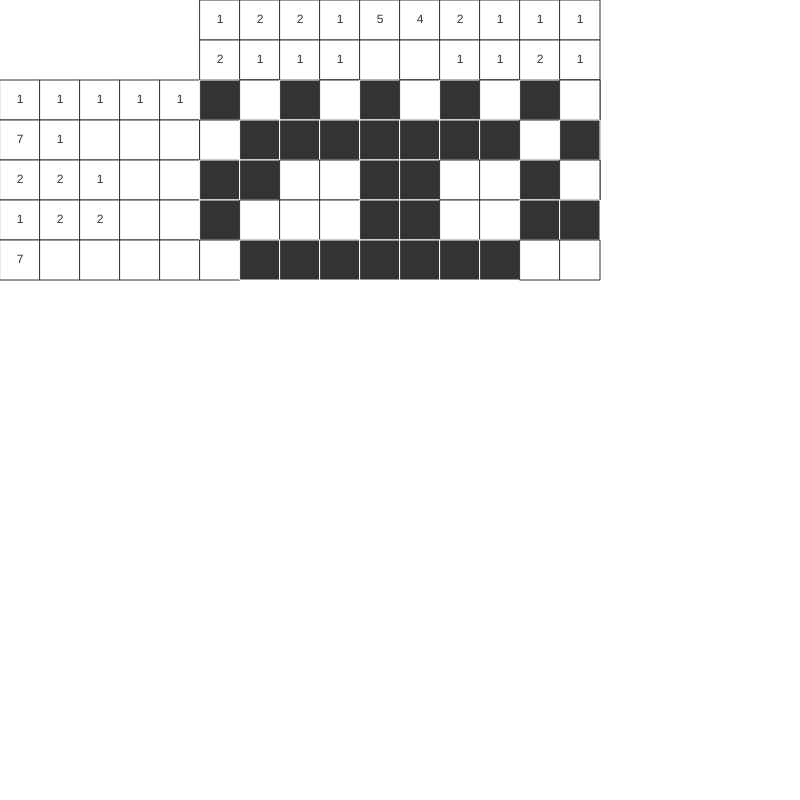
Frame 1 (no input)
Frame 60 (no input): identical to frame 1, image omitted
Frame 120 (the mouse pressed at the canvas centre since frame 60): identical to frame 1, image omitted

The p5.js sketch that drew this single still picture (run headless with seeded random() and noise() and a simulated clock; from frame 60 on, the mouse is pressed at the canvas centre):

// p5.js sketch
// ── sketch.js
let solution = [
  [1, 0, 1, 0, 1, 0, 1, 0, 1, 0],
  [0, 1, 1, 1, 1, 1, 1, 1, 0, 1],
  [1, 1, 0, 0, 1, 1, 0, 0, 1, 0],
  [1, 0, 0, 0, 1, 1, 0, 0, 1, 1],
  [0, 1, 1, 1, 1, 1, 1, 1, 0, 0]
]

let grid;

function setup() {
  createCanvas(800, 800);

  let cellSize = 40;
  grid = new Grid(solution, cellSize);
  grid.setup();
}


function draw() {
  background(255);

  grid.show();
}

function mousePressed() {

}


// ── cell.js
class Cell {
    constructor(x, y, solution, size) {
        this.x = x;
        this.y = y;
        this.size = size;
        this.solution = solution
    }

    show(xOffset, yOffset) {
        if (this.solution === 1) {
            fill(51);
            stroke(255);
        } else {
            fill(255);
            stroke(51);
        }
        strokeWeight(1);
        rect(
            (this.x + xOffset) * this.size, 
            (this.y + yOffset) * this.size, 
            this.size, 
            this.size
            );
    }
}

// ── grid.js
class Grid {

    constructor(solution, cellSize) {
        this.rows = solution.length;
        this.cols = solution[0].length;
        this.horizontal = [];
        this.vertical = [];
        this.cellSize  = cellSize;

        this.storage = [];

        for (let j = 0; j < this.rows; j++) {
            for (let i = 0; i < this.cols; i++) {
                this.storage.push(new Cell(i, j, solution[j][i], cellSize));
            }
        }
    }

    cell(x, y) {
        if (x < 0 || x >= this.cols) return;
        if (y < 0 || y >= this.rows) return;
        return this.storage[x + this.cols * y];
    }

    setup() {
        this.calculateHorizontal();
        this.calculateVertical();
    }

    calculateHorizontal() {
        for (let j = 0; j < this.rows; j++) {

            let row = [];
            let count = this.cell(0, j).solution;
            for (let i = 1; i < this.cols; i++) {
                let currentCell = this.cell(i, j);
                if(currentCell.solution !== 1) {
                    if (count > 0) {
                        row.push(count);
                        count = 0;
                    }
                } else {
                    count++;
                }
            }
            if (count > 0) {
                row.push(count);
            }
            this.horizontal.push(row);
        }
    }

    calculateVertical() {
        for (let i = 0; i < this.cols; i++) {

            let col = [];
            let count = this.cell(i, 0).solution;
            for (let j = 1; j < this.rows; j++) {
                let currentCell = this.cell(i, j);
                if(currentCell.solution !== 1) {
                    if (count > 0) {
                        col.push(count);
                        count = 0;
                    }
                } else {
                    count++;
                }
            }
            if (count > 0) {
                col.push(count);
            }
            this.vertical.push(col);
        }
    }

    show() {
        let columnSizes = this.vertical.map(function(col) { return col.length});
        let maxCellsVertical = max(columnSizes);

        let rowSizes = this.horizontal.map(function(row) { return row.length});
        let maxCellsHorizontal = max(rowSizes);

        this.showHorizontal(maxCellsVertical, maxCellsHorizontal);
        this.showVertical(maxCellsHorizontal, maxCellsVertical);

        for (let cell of this.storage) {
            cell.show(5, maxCellsVertical);
        }
    }

    showHorizontal(yOffset, maxCellsHorizontal) {
        for (let j=0; j < this.rows; j++) {
            for(let i=0; i < maxCellsHorizontal; i++) {
                stroke(51);
                fill(255);
                strokeWeight(1);
                rect(
                    i * this.cellSize, 
                    (j + yOffset) * this.cellSize, 
                    this.cellSize, 
                    this.cellSize
                );
                noStroke();
                fill(51);
                textAlign(CENTER, CENTER);
                if(this.horizontal[j][i]) {
                    text(this.horizontal[j][i],                     
                        i * this.cellSize + this.cellSize / 2, 
                        (j + yOffset) * this.cellSize + this.cellSize / 2);
                }
            }
        }
    }

    showVertical(xOffset, maxCellsVertical) {
        for (let i=0; i < this.cols; i++) {
            for(let j=0; j < xOffset; j++) {
                stroke(51);
                fill(255);
                strokeWeight(1);
                rect(
                    (i + xOffset) * this.cellSize, 
                    j * this.cellSize, 
                    this.cellSize, 
                    this.cellSize
                );
                noStroke();
                fill(51);
                textAlign(CENTER, CENTER);
                if(this.vertical[i][j]) {
                    text(this.vertical[i][j],                     
                        (i + xOffset) * this.cellSize  + this.cellSize / 2, 
                        j * this.cellSize+ this.cellSize / 2);
                }
            }
        }
        return maxCellsVertical;
    }
}
